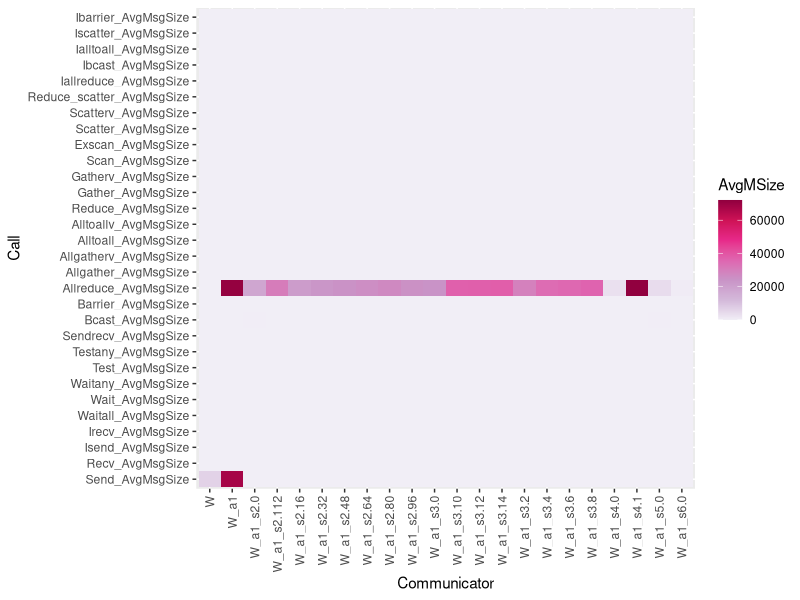
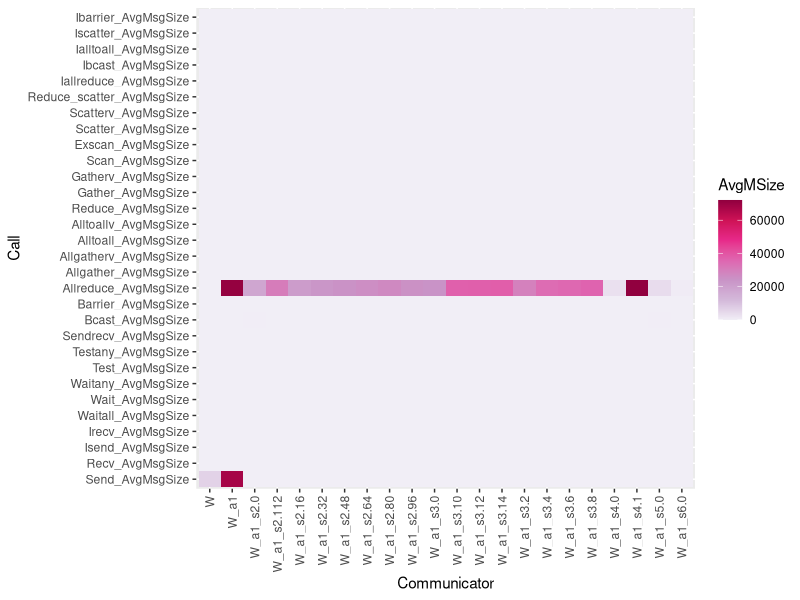

The R source for these figures, in order:
df<-read.csv("splatt_128procs_med5tns.csv",header=TRUE,skip=5)
library(ggplot2)
p<-ggplot(data=df[df$Send_Calls > 0, ], aes(x=Comm, y=Send_Calls, fill=Comm)) +
  geom_bar(stat="identity")
#g<-ggplot(data=df, aes(x=dose, y=len, fill=supp)) +
#  geom_bar(stat="identity")

df <- df[df$Comm != "NULL", ]

library(tidyverse)
df <- df %>% select(ends_with(c("_AvgMsgSize", "Comm")))

#str(df)

library(reshape)

library(RColorBrewer)
#library(viridis)
                          
df2 <- melt(df)
str(df2)
colnames(df2) <- c("Communicator", "Call", "AvgMSize")
#heatmap(as.matrix(df2[,-1]))
library(RColorBrewer)
library(svglite)
coul <- colorRampPalette(brewer.pal(8, "PiYG"))(25)
g <- ggplot(df2, aes(x = Communicator, y = Call, fill = AvgMSize)) +
  geom_tile() + theme(axis.text.x = element_text(angle = 90, vjust = 0.5, hjust=1)) + 
  scale_fill_distiller(palette = 11,direction = 1)
  #scale_fill_viridis()
  #scale_fill_gradient(low="yellow",high="black",space="Lab")
  #scale_fill_gradient(low = "#ff2D00",high = "#ffffff",guide = "colorbar")
ggsave(file="avgmsg_splatt.svg", plot=g, width=10, height=8)
print(g)
